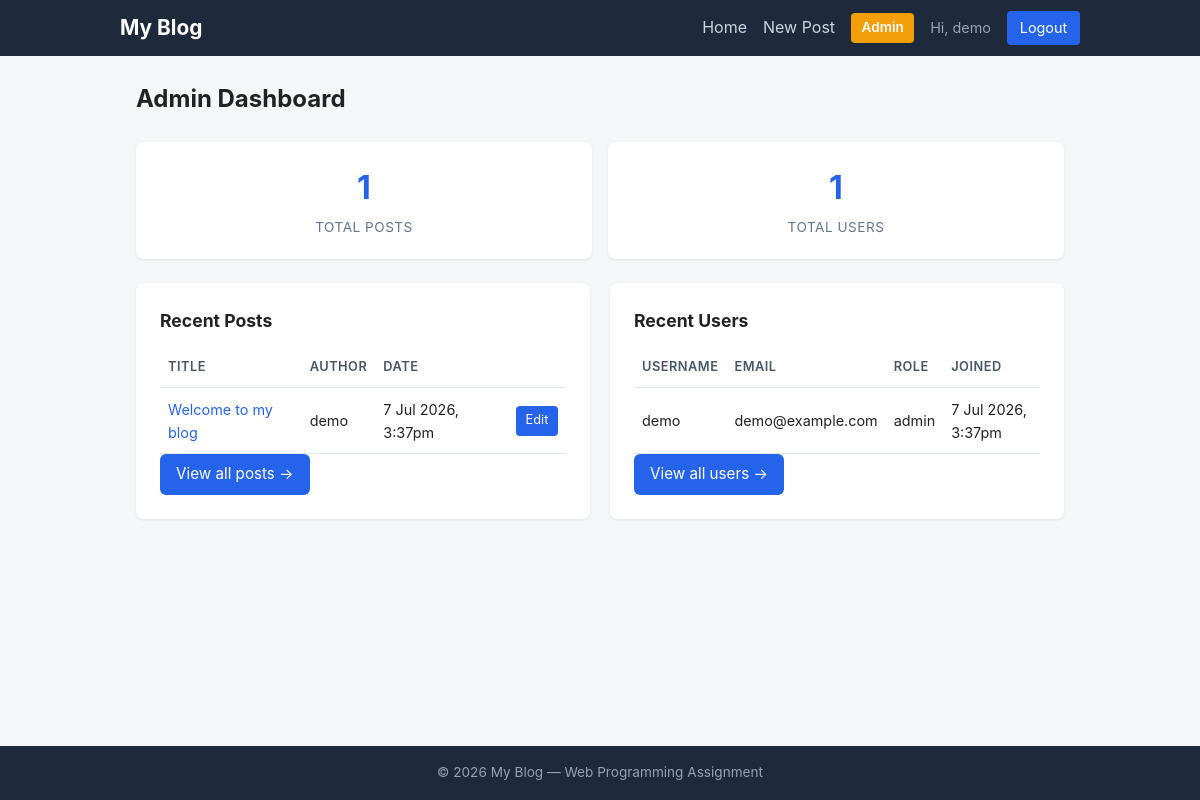
The page /admin/index.php (signed in) on the database its author committed.
### tables this page shows
CREATE TABLE IF NOT EXISTS blogPost (
    id              INT AUTO_INCREMENT PRIMARY KEY,
    user_id         INT NOT NULL,
    title           VARCHAR(150) NOT NULL,
    content         TEXT NOT NULL,
    featured_image  VARCHAR(255) DEFAULT NULL,
    created_at      TIMESTAMP NOT NULL DEFAULT CURRENT_TIMESTAMP,
    updated_at      TIMESTAMP NOT NULL DEFAULT CURRENT_TIMESTAMP ON UPDATE CURRENT_TIMESTAMP,
    CONSTRAINT fk_post_user
        FOREIGN KEY (user_id) REFERENCES user(id)
        ON DELETE CASCADE ON UPDATE CASCADE,
    INDEX idx_post_user (user_id),
    INDEX idx_post_created (created_at)
);

CREATE TABLE IF NOT EXISTS user (
    id        INT AUTO_INCREMENT PRIMARY KEY,
    username  VARCHAR(50)  NOT NULL UNIQUE,
    email     VARCHAR(100) NOT NULL UNIQUE,
    password  VARCHAR(255) NOT NULL,            
    role             ENUM('admin','author') NOT NULL DEFAULT 'author',
    email_verified   TINYINT(1) NOT NULL DEFAULT 0,
    verification_token VARCHAR(64) DEFAULT NULL,
    created_at       TIMESTAMP NOT NULL DEFAULT CURRENT_TIMESTAMP
);

### includes/functions.php (called while the page is built, shortened)
<?php
function e($value) {
    return htmlspecialchars($value ?? '', ENT_QUOTES, 'UTF-8');
}
function format_date($datetime) {
    $ts = strtotime($datetime);
    return date('j M Y, g:ia', $ts);
}

### admin/index.php (the view, shortened to what this page needs)
<?php
$root = '../';
require_once __DIR__ . '/../config/db.php';
require_once __DIR__ . '/../includes/functions.php';
$totalPosts = $pdo->query('SELECT COUNT(*) FROM blogPost')->fetchColumn();
$totalUsers = $pdo->query('SELECT COUNT(*) FROM user')->fetchColumn();
$stmt = $pdo->query(
    'SELECT p.id, p.title, p.created_at, u.username
     FROM blogPost p JOIN user u ON u.id = p.user_id
     ORDER BY p.created_at DESC LIMIT 5'
);
$recentPosts = $stmt->fetchAll();
$stmt = $pdo->query(
    'SELECT id, username, email, role, created_at
     FROM user ORDER BY created_at DESC LIMIT 5'
);
$recentUsers = $stmt->fetchAll();
require_once __DIR__ . '/../includes/header.php';
?>
<div class="admin-head">
    <h1>Admin Dashboard</h1>
</div>
<div class="admin-stats">
    <div class="stat-card">
        <span class="stat-number"><?= $totalPosts ?></span>
        <span class="stat-label">Total Posts</span>
    </div>
    <div class="stat-card">
        <span class="stat-number"><?= $totalUsers ?></span>
        <span class="stat-label">Total Users</span>
    </div>
</div>
<div class="admin-grid">
    <div class="card admin-section">
        <h2>Recent Posts</h2>
        <?php if (empty($recentPosts)): ?>
            <p class="muted">No posts yet.</p>
        <?php else: ?>
            <table class="admin-table">
                <thead>
                    <tr><th>Title</th><th>Author</th><th>Date</th><th></th></tr>
                </thead>
                <tbody>
                <?php foreach ($recentPosts as $p): ?>
                    <tr>
                        <td><a href="<?= $root ?>post.php?id=<?= (int)$p['id'] ?>"><?= e($p['title']) ?></a></td>
                        <td><?= e($p['username']) ?></td>
                        <td><?= format_date($p['created_at']) ?></td>
                        <td><a href="<?= $root ?>edit.php?id=<?= (int)$p['id'] ?>" class="btn-sm">Edit</a></td>
                    </tr>
                <?php endforeach; ?>
                </tbody>
            </table>
            <a href="posts.php" class="btn">View all posts &rarr;</a>
        <?php endif; ?>
    </div>
    <div class="card admin-section">
        <h2>Recent Users</h2>
        <?php if (empty($recentUsers)): ?>
            <p class="muted">No users yet.</p>
        <?php else: ?>
            <table class="admin-table">
                <thead>
                    <tr><th>Username</th><th>Email</th><th>Role</th><th>Joined</th></tr>
                </thead>
                <tbody>
                <?php foreach ($recentUsers as $u): ?>
                    <tr>
                        <td><?= e($u['username']) ?></td>
                        <td><?= e($u['email']) ?></td>
                        <td><?= e($u['role']) ?></td>
                        <td><?= format_date($u['created_at']) ?></td>
                    </tr>
                <?php endforeach; ?>
                </tbody>
            </table>
            <a href="users.php" class="btn">View all users &rarr;</a>
        <?php endif; ?>
    </div>
</div>
<?php require_once __DIR__ . '/../includes/footer.php'; ?>

### assets/css/style.css (style rules this page uses)
*, *::before, *::after { box-sizing: border-box; margin: 0; padding: 0; }
body { font-family: -apple-system, BlinkMacSystemFont, 'Segoe UI', Roboto, Oxygen, Ubuntu, Cantarell, sans-serif; line-height: 1.6; color: #222; background: #f4f6f8; min-height: 100vh; display: flex; flex-direction: column; }
a { color: #2563eb; text-decoration: none; }
.card { background: #fff; border-radius: 8px; padding: 1.5rem; box-shadow: 0 1px 3px rgba(0,0,0,0.08); }
.btn { display: inline-block; background: #2563eb; color: #fff; padding: 0.5rem 1rem; border: none; border-radius: 6px; font-size: 0.95rem; cursor: pointer; text-decoration: none; }
.admin-head { display: flex; align-items: center; justify-content: space-between; flex-wrap: wrap; gap: 1rem; margin-bottom: 1.5rem; }
.admin-head h1 { font-size: 1.5rem; }
.admin-stats { display: grid; grid-template-columns: repeat(auto-fit, minmax(180px, 1fr)); gap: 1rem; margin-bottom: 1.5rem; }
.stat-card { background: #fff; border-radius: 8px; padding: 1.25rem; text-align: center; box-shadow: 0 1px 3px rgba(0,0,0,0.08); }
.stat-number { display: block; font-size: 2rem; font-weight: 700; color: #2563eb; }
.stat-label { font-size: 0.85rem; color: #64748b; text-transform: uppercase; letter-spacing: 0.5px; }
.admin-grid { display: grid; grid-template-columns: 1fr; gap: 1.25rem; }
@media (min-width: 768px) { .admin-grid { grid-template-columns: 1fr 1fr; } }
.admin-section h2 { font-size: 1.1rem; margin-bottom: 0.75rem; }
.admin-table { width: 100%; border-collapse: collapse; font-size: 0.9rem; }
.admin-table th, .admin-table td { text-align: left; padding: 0.6rem 0.5rem; border-bottom: 1px solid #e2e8f0; }
.admin-table th { font-weight: 600; color: #475569; font-size: 0.8rem; text-transform: uppercase; letter-spacing: 0.5px; }
.btn-sm { display: inline-block; background: #2563eb; color: #fff; padding: 0.3rem 0.6rem; border: none; border-radius: 4px; font-size: 0.8rem; cursor: pointer; text-decoration: none; }

### rows shown on the page
blogpost: title "Welcome to my blog", user.username "demo", created_at "7 Jul 2026, 3:37pm"
user: username "demo", email "demo@example.com", role "admin", created_at "7 Jul 2026, 3:37pm"

### other values the page prints
current_username() "demo"
$totalPosts "1"
$totalUsers "1"
